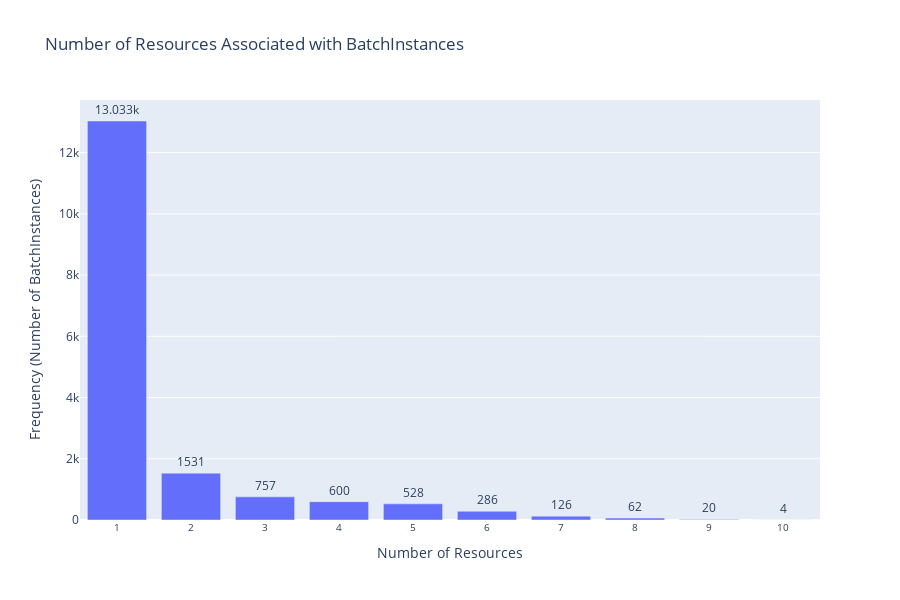

Notebook source saved alongside this figure:
### Code cell
cypher_resources_in_batch_distribution = """
    MATCH (n:BatchInstance)
    WITH n.users_number AS number_resource
    RETURN number_resource, count(number_resource) AS frequency 
"""
def resources_in_batch_distribution(uri, username, password, cypher_resources_in_batch_distribution):
    driver = GraphDatabase.driver(uri, auth=(username, password))
    with driver.session() as session:
        result = session.run(cypher_resources_in_batch_distribution)
        data = result.data()
        return data
    
results_resources_in_batch_distribution = resources_in_batch_distribution(uri, username, password, cypher_resources_in_batch_distribution)

fig = px.bar(results_resources_in_batch_distribution, x='number_resource', y='frequency', 
             labels={'number_resource': 'Number of Resources', 'frequency': 'Frequency (Number of BatchInstances)'},
             title='Number of Resources Associated with BatchInstances', text_auto=True)
fig.update_traces(textposition='outside')

fig.update_layout(
    xaxis={
        'tickmode': 'linear',
        'tick0': 1, 
        'dtick': 1, 
        'tickfont': {'size': 10} 
    },
    width=900, 
    height=600,
)

fig.show()
#pio.write_image(fig, 'BatchInstances_per_Resource.png', width=800, height=700, scale=3)

### Figure 1 — Plotly figure (JSON) as saved in the notebook; plotly's stock layout.template omitted (floating-point values rounded to 4 significant figures)
{"data": [{"alignmentgroup": "True", "hovertemplate": "Number of Resources=%{x}<br>Frequency (Number of BatchInstances)=%{y}<extra></extra>", "legendgroup": "", "marker": {"color": "#636efa", "pattern": {"shape": ""}}, "name": "", "offsetgroup": "", "orientation": "v", "showlegend": false, "textposition": "outside", "texttemplate": "%{y}", "type": "bar", "x": [6, 1, 7, 10, 3, 4, 5, 2, 8, 9], "xaxis": "x", "y": [286, 13033, 126, 4, 757, 600, 528, 1531, 62, 20], "yaxis": "y"}], "layout": {"barmode": "relative", "height": 600, "legend": {"tracegroupgap": 0}, "title": {"text": "Number of Resources Associated with BatchInstances"}, "width": 900, "xaxis": {"anchor": "y", "domain": [0, 1], "dtick": 1, "tick0": 1, "tickfont": {"size": 10}, "tickmode": "linear", "title": {"text": "Number of Resources"}}, "yaxis": {"anchor": "x", "domain": [0, 1], "title": {"text": "Frequency (Number of BatchInstances)"}}}}
